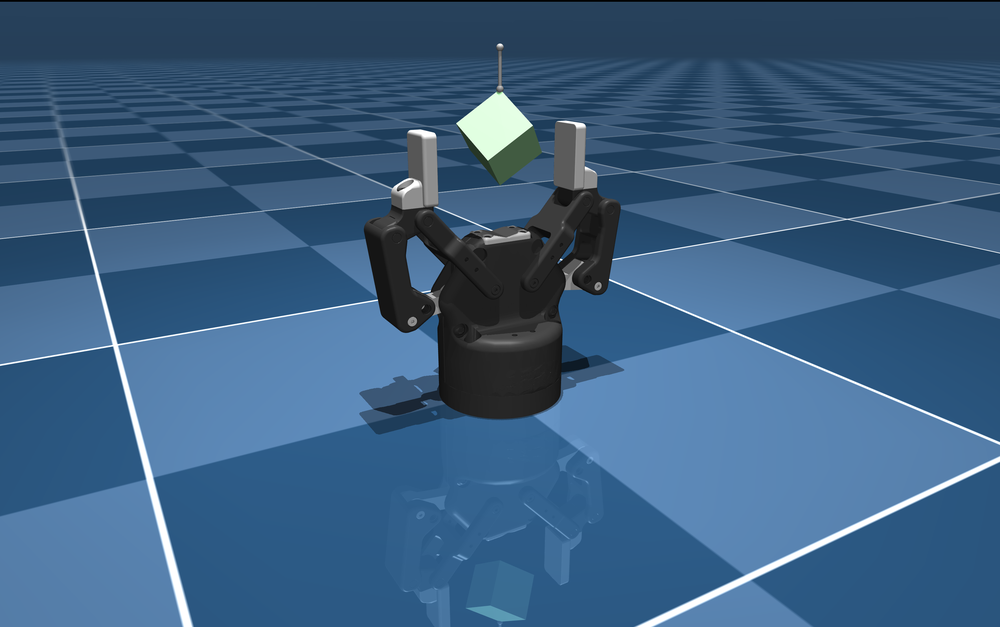
#> input picture Task_1/robot_descriptions/robotiq_2f85_v4/2f85.png, 1000 x 627 px, shrunk from 3456 x 2166 before the run
$ python tune_hsv.py --image ../../../../robot_descriptions/robotiq_2f85_v4/2f85.png
#> lines starting #> are read from the running program, lines starting #| are printed output that depends on the picture; after the words box and inside, x2 and y2 are one past the last pixel; in counts of white or black regions, pixels touching at a corner belong together
#!/usr/bin/env python3
"""Find HSV thresholds for one colour with sliders (needs a desktop / display).

    python3 scripts/tune_hsv.py --image data/cam1_color.png

Move the sliders until ONLY the peg is white in the "mask" window, then copy
the printed [[h,s,v],[h,s,v]] into config/colors.yaml. Press q to quit.
Tip: click on a pixel in the "image" window to print its HSV value.
"""
import argparse
import os

os.environ["GDK_BACKEND"] = "x11"
os.environ["QT_QPA_PLATFORM"] = "xcb"

import cv2
import numpy as np


def main():
    ap = argparse.ArgumentParser()
    ap.add_argument("--image", required=True)
    a = ap.parse_args()
    img = cv2.imread(a.image)
#> img is the input picture: shape (627, 1000, 3); mean B, G, R 128, 93.8, 59
    hsv = cv2.cvtColor(img, cv2.COLOR_BGR2HSV)
#> hsv: shape (627, 1000, 3); mean H, S, V 97.7, 136.2, 128.2

    cv2.namedWindow("mask")
    for n, v, mx in (("H lo", 0, 179), ("H hi", 179, 179), ("S lo", 100, 255), ("S hi", 255, 255),
                     ("V lo", 60, 255), ("V hi", 255, 255)):
        cv2.createTrackbar(n, "mask", v, mx, lambda _: None)

    def click(ev, x, y, *_):
        if ev == cv2.EVENT_LBUTTONDOWN:
            print("HSV at", (x, y), "=", hsv[y, x].tolist())
    cv2.namedWindow("image")
    cv2.setMouseCallback("image", click)

    last = None
    while True:
        g = [cv2.getTrackbarPos(n, "mask") for n in ("H lo", "S lo", "V lo", "H hi", "S hi", "V hi")]
        lo, hi = g[:3], g[3:]
        mask = cv2.inRange(hsv, np.array(lo), np.array(hi))
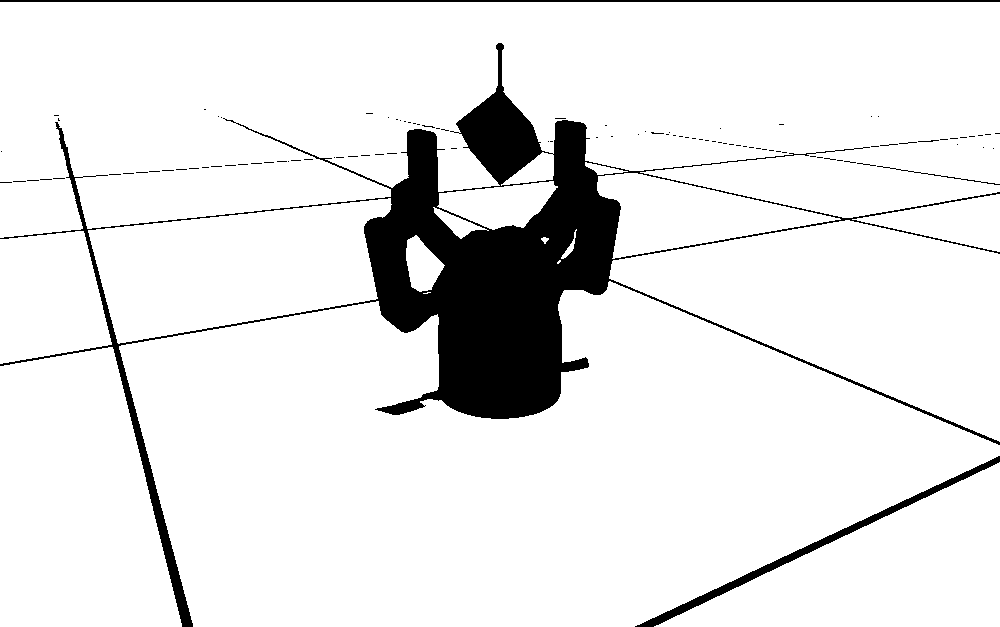
#> mask: shape (627, 1000); 90.6% white; 103 black regions (98 under 20 px), largest, box (x1, y1, x2, y2) and area: (0, 43, 1000, 627) 53387, (635, 456, 1000, 627) 2731, (0, 0, 1000, 2) 2000, (877, 166, 1000, 185) 130, (918, 140, 939, 142) 23
        cv2.imshow("image", img)
        cv2.imshow("mask", mask)
        if (lo, hi) != last:
            print(f"hsv: [[{lo}, {hi}]]")
            last = (lo, hi)
        if cv2.waitKey(50) & 0xFF == ord("q"):
#> (key q is pressed here)
            break
    cv2.destroyAllWindows()


if __name__ == "__main__":
    main()
